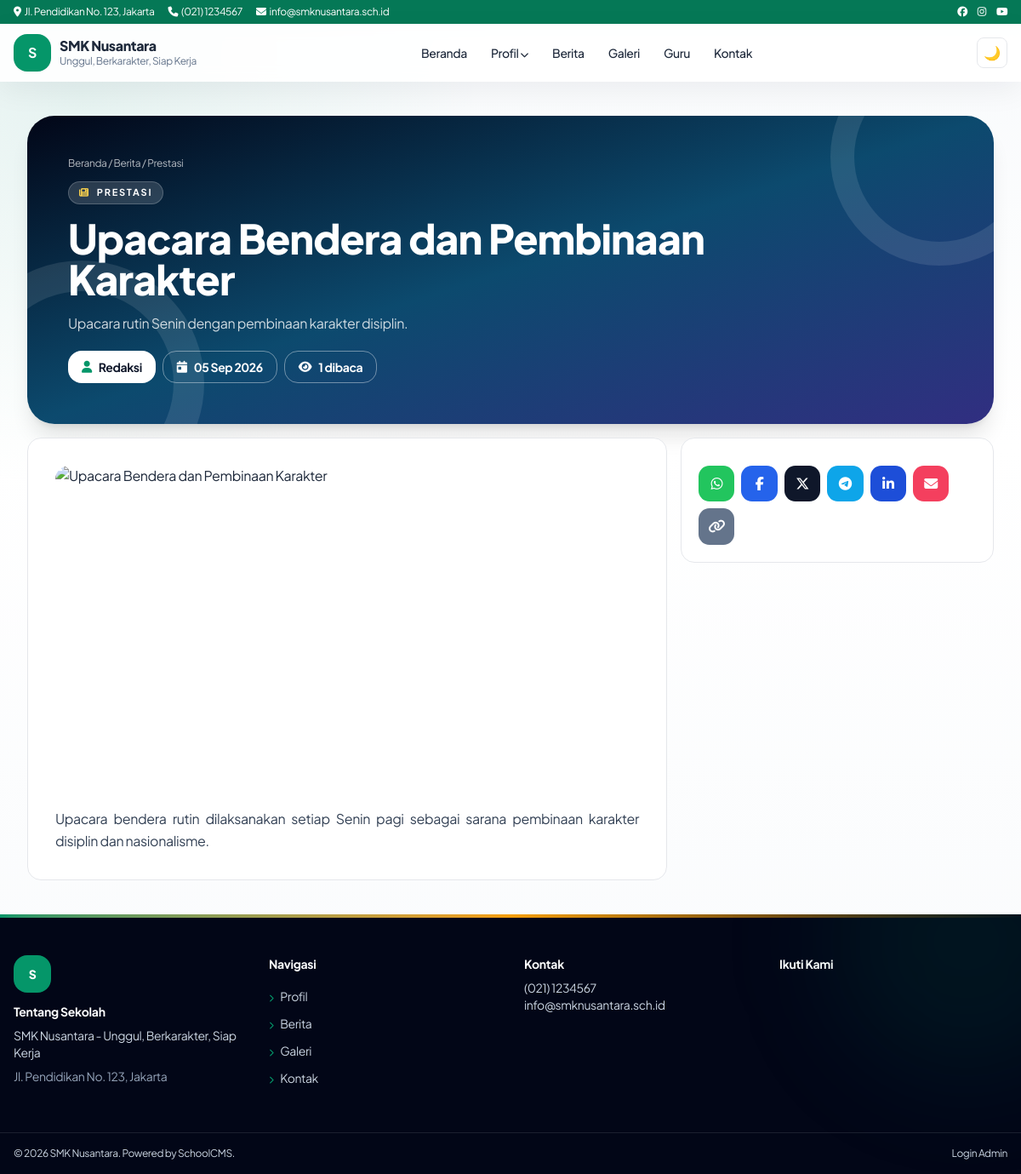
Page /berita/upacara-bendera on the committed database.
### tables this page shows
CREATE TABLE IF NOT EXISTS settings (
  id INT UNSIGNED AUTO_INCREMENT PRIMARY KEY,
  `key` VARCHAR(100) NOT NULL UNIQUE,
  `value` TEXT DEFAULT NULL,
  updated_at TIMESTAMP DEFAULT CURRENT_TIMESTAMP ON UPDATE CURRENT_TIMESTAMP
);

CREATE TABLE IF NOT EXISTS menu_items (
  id INT UNSIGNED AUTO_INCREMENT PRIMARY KEY,
  menu_id INT UNSIGNED NOT NULL,
  parent_id INT UNSIGNED DEFAULT NULL,
  label VARCHAR(150) NOT NULL,
  url VARCHAR(500) NOT NULL,
  target VARCHAR(20) DEFAULT '_self',
  sort_order INT DEFAULT 0,
  is_active TINYINT(1) DEFAULT 1,
  kind VARCHAR(20) NOT NULL DEFAULT 'link',
  mega_id INT UNSIGNED DEFAULT NULL,
  INDEX idx_menu_parent (menu_id, parent_id, sort_order),
  CONSTRAINT fk_mi_menu FOREIGN KEY (menu_id) REFERENCES menus(id) ON DELETE CASCADE,
  CONSTRAINT fk_mi_parent FOREIGN KEY (parent_id) REFERENCES menu_items(id) ON DELETE CASCADE
);

CREATE TABLE IF NOT EXISTS posts (
  id INT UNSIGNED AUTO_INCREMENT PRIMARY KEY,
  category_id INT UNSIGNED DEFAULT NULL,
  title VARCHAR(255) NOT NULL,
  slug VARCHAR(255) NOT NULL UNIQUE,
  excerpt VARCHAR(500) DEFAULT NULL,
  content MEDIUMTEXT DEFAULT NULL,
  featured_image VARCHAR(255) DEFAULT NULL,
  status ENUM('draft','published') DEFAULT 'draft',
  author_id INT UNSIGNED DEFAULT NULL,
  views INT UNSIGNED DEFAULT 0,
  published_at DATETIME DEFAULT NULL,
  created_at TIMESTAMP DEFAULT CURRENT_TIMESTAMP,
  updated_at TIMESTAMP DEFAULT CURRENT_TIMESTAMP ON UPDATE CURRENT_TIMESTAMP,
  deleted_at DATETIME DEFAULT NULL,
  INDEX idx_slug (slug),
  INDEX idx_status_date (status, published_at),
  CONSTRAINT fk_posts_cat FOREIGN KEY (category_id) REFERENCES categories(id) ON DELETE SET NULL,
  CONSTRAINT fk_posts_author FOREIGN KEY (author_id) REFERENCES users(id) ON DELETE SET NULL
);

CREATE TABLE IF NOT EXISTS categories (
  id INT UNSIGNED AUTO_INCREMENT PRIMARY KEY,
  name VARCHAR(150) NOT NULL,
  slug VARCHAR(180) NOT NULL UNIQUE,
  description VARCHAR(500) DEFAULT NULL,
  grid_style VARCHAR(30) NOT NULL DEFAULT 'cards-3',
  created_at TIMESTAMP DEFAULT CURRENT_TIMESTAMP,
  updated_at TIMESTAMP DEFAULT CURRENT_TIMESTAMP ON UPDATE CURRENT_TIMESTAMP,
  INDEX idx_slug (slug)
);

### core/Router.php (called while the page is built, shortened)
<?php
final class Router {
 public static function dispatch(): void {
  require ROOT . '/pages/router.php';
 }
}

### index.php (called while the page is built, shortened)
<?php
require __DIR__ . '/config/database.php';
Router::dispatch();

### core/Database.php (called while the page is built, shortened)
<?php
final class Database {
    private static ?PDO $pdo = null;
    public static function conn(): PDO {
        if (self::$pdo) return self::$pdo;
        $c = require dirname(__DIR__) . '/config/database.php';
        $dsn = "mysql:host={$c['host']};dbname={$c['name']};charset={$c['charset']}";
        self::$pdo = new PDO($dsn, $c['user'], $c['pass'], [
            PDO::ATTR_ERRMODE => PDO::ERRMODE_EXCEPTION,
            PDO::ATTR_DEFAULT_FETCH_MODE => PDO::FETCH_ASSOC,
            PDO::ATTR_EMULATE_PREPARES => false,
        ]);
        return self::$pdo;
    }
    public static function setting(string $key, string $def = ''): string {
        try {
            $s = self::conn()->prepare('SELECT `value` FROM settings WHERE `key`=?');
            $s->execute([$key]);
            return (string)($s->fetchColumn() ?? $def);
        } catch (Throwable) { return $def; }
    }
}

### core/Helper.php (called while the page is built, shortened)
<?php
final class Helper {
    public static function e(?string $v): string { return htmlspecialchars((string)$v, ENT_QUOTES, 'UTF-8'); }
    public static function url(string $p = ''): string { return rtrim(BASE_URL, '/') . '/' . ltrim($p, '/'); }
    public static function menuUrl(string $u): array {
        $u = trim($u);
        $low = strtolower($u);
        return [self::url(ltrim($u, '/')), '_self'];
    }
    public static function dummy(string $seed = '', int $w = 1200, int $h = 700): string {
        $pool = [
            'photo-1523050854058-8df90110c9f1',
            'photo-1509062522246-3755977927d7',
            'photo-1427504494785-3a9ca7044f45',
            'photo-1577896851231-70ef18881754',
            'photo-1580582932707-520aed937b7b',
            'photo-1524178232363-1fb2b075b655',
            'photo-1503676260728-1c00da094a0b',
            'photo-1541339907198-e08756dedf3f',
            'photo-1571260899304-425eee4c7efc',
            'photo-1594608661623-aa0bd3a69d98',
        ];
        $i = abs(crc32((string)$seed)) % count($pool);
        return 'https://images.unsplash.com/' . $pool[$i] . '?auto=format&fit=crop&w=' . $w . '&h=' . $h . '&q=70';
    }
    public static function cover(?string $file, string $seed = '', int $w = 1200, int $h = 700): string {
        $file = trim((string)$file);
        return self::dummy($seed ?: 'sekolah', $w, $h);
    }
}

### pages/news-detail.php (the view, shortened to what this page needs)
<?php
$st=$db->prepare("SELECT p.*,c.name cat,u.name author FROM posts p LEFT JOIN categories c ON c.id=p.category_id LEFT JOIN users u ON u.id=p.author_id WHERE p.slug=? AND p.status='published' LIMIT 1");
$st->execute([$slug??'']); $p=$st->fetch();
require ROOT.'/templates/frontend/header.php'; ?>
<?php $shareUrl=Helper::url('berita/'.$p['slug']);$shareText=$p['title'].' - '.Database::setting('school_name','Sekolah');$shareHeading=Database::setting('share_heading','Bagikan berita ini');$shareDescription=Database::setting('share_description','Sebarkan informasi kepada keluarga dan teman.'); ?>
<div class="w-full px-4 md:px-8 py-10">
<?php
$heroBadge='<i class="fa fa-newspaper text-amber-300"></i>'.Helper::e($p['cat']??'Berita');
$heroCrumb='<a href="'.Helper::url().'" class="hover:text-white">Beranda</a> / <a href="'.Helper::url('berita').'" class="hover:text-white">Berita</a> / '.Helper::e($p['cat']??'Berita');
require ROOT.'/templates/frontend/page-hero.php'; ?>
<div class="mt-4 grid lg:grid-cols-3 gap-4 items-start">
<article class="lg:col-span-2 bg-white dark:bg-slate-800 border dark:border-slate-700 rounded-2xl p-6 md:p-8 reveal">
<img src="<?= Helper::e(Helper::cover($p['featured_image']??'', 'berita-'.$p['slug'], 1200, 630)) ?>" alt="<?= Helper::e($p['title']) ?>" class="rounded-2xl w-full aspect-[16/9] object-cover" loading="lazy">
<div class="prose max-w-none mt-4 text-slate-700 dark:text-slate-200 text-justify leading-relaxed"><?= $p['content'] ?></div>
</article>
<aside class="grid gap-4"><div class="rounded-2xl border bg-white dark:bg-slate-800 p-5 reveal"><div class="flex flex-wrap gap-2 mt-3">
<a href="https://wa.me/?text=<?= rawurlencode($shareText.' '.$shareUrl) ?>" target="_blank" rel="noopener" class="share-btn bg-green-500" title="WhatsApp"><i class="fab fa-whatsapp"></i></a>
<a href="https://www.facebook.com/sharer/sharer.php?u=<?= rawurlencode($shareUrl) ?>" target="_blank" rel="noopener" class="share-btn bg-blue-600" title="Facebook"><i class="fab fa-facebook-f"></i></a>
<a href="https://twitter.com/intent/tweet?text=<?= rawurlencode($shareText) ?>&url=<?= rawurlencode($shareUrl) ?>" target="_blank" rel="noopener" class="share-btn bg-slate-900" title="X / Twitter"><i class="fab fa-x-twitter"></i></a>
<a href="https://t.me/share/url?url=<?= rawurlencode($shareUrl) ?>&text=<?= rawurlencode($shareText) ?>" target="_blank" rel="noopener" class="share-btn bg-sky-500" title="Telegram"><i class="fab fa-telegram-plane"></i></a>
<a href="https://www.linkedin.com/sharing/share-offsite/?url=<?= rawurlencode($shareUrl) ?>" target="_blank" rel="noopener" class="share-btn bg-blue-700" title="LinkedIn"><i class="fab fa-linkedin-in"></i></a>
<a href="mailto:?subject=<?= rawurlencode($shareText) ?>&body=<?= rawurlencode($shareUrl) ?>" class="share-btn bg-rose-500" title="Email"><i class="fa fa-envelope"></i></a>
<button type="button" class="share-btn bg-slate-500" data-copy-url="<?= Helper::e($shareUrl) ?>" title="Salin tautan"><i class="fa fa-link"></i></button>
</div></div></aside>
</div>
<?php require ROOT.'/templates/frontend/footer.php'; ?>

### templates/frontend/navbar.php (shortened to what this page needs)
<?php
$top_addr = Database::setting('address','Jl. Pendidikan No.123');
$top_phone = Database::setting('phone','(021) 1234567');
$top_email = Database::setting('email','info@sekolah.sch.id');
$school = Database::setting('school_name','SMK Nusantara');
$tagline = Database::setting('tagline','Unggul, Berkarakter');
$logo = Database::setting('logo','');
try {
$db = Database::conn();
$mm = $db->query("SELECT * FROM menus WHERE location='primary' LIMIT 1")->fetch();
$items = [];
if ($mm) {
  $st = $db->prepare("SELECT * FROM menu_items WHERE menu_id=? AND is_active=1 ORDER BY sort_order");
  $st->execute([$mm['id']]); $items = $st->fetchAll();
}
} catch (Throwable) { $items=[]; $mega=[]; }
function menuTree($items,$parent=null){ $o=[]; foreach($items as $i){ if(($i['parent_id']??null)==$parent) $o[]=$i; } return $o; }
function menuLink($u,$forceTarget=null){ [$href,$t]=Helper::menuUrl($u); $t=$forceTarget?:$t; return 'href="'.Helper::e($href).'"'.($t==='_blank'?' target="_blank" rel="noopener noreferrer"':''); }
?>
<div class="bg-emerald-700 text-white text-xs hidden md:block"><div class="max-w-7xl mx-auto px-4 py-1.5 flex justify-between">
<div class="flex gap-4"><span><i class="fa fa-location-dot mr-1"></i><?= Helper::e($top_addr) ?></span><span><i class="fa fa-phone mr-1"></i><?= Helper::e($top_phone) ?></span><span><i class="fa fa-envelope mr-1"></i><?= Helper::e($top_email) ?></span></div>
<div class="flex gap-3"><a href="#" aria-label="Facebook"><i class="fab fa-facebook"></i></a><a href="#" aria-label="Instagram"><i class="fab fa-instagram"></i></a><a href="#" aria-label="Youtube"><i class="fab fa-youtube"></i></a></div>
</div></div>
<header id="mainNav" class="sticky top-0 z-50 bg-white/90 dark:bg-slate-900/90 backdrop-blur border-b-0 transition">
<div class="max-w-7xl mx-auto px-4 py-3 flex items-center justify-between gap-3">
<a href="<?= Helper::url() ?>" class="flex items-center gap-2.5"><span class="w-11 h-11 rounded-xl bg-emerald-600 text-white grid place-items-center font-bold overflow-hidden shadow-sm"><?php if($logo): ?><img src="<?= Helper::upload($logo) ?>" alt="Logo <?= Helper::e($school) ?>" class="w-full h-full object-contain bg-white p-1"><?php else: ?><?= Helper::e(mb_substr($school,0,1)) ?><?php endif; ?></span><span><span class="block font-extrabold leading-tight"><?= Helper::e($school) ?></span><span class="block text-xs text-slate-500"><?= Helper::e($tagline) ?></span></span></a>
<nav class="hidden lg:flex items-center gap-1 text-sm font-medium" id="deskMenu">
<?php foreach(menuTree($items) as $m): $ch=menuTree($items,$m['id']); $hasMega=false;
if(!$hasMega){ foreach($mega as $g){ if(($g['label']??'')===$m['label']) $hasMega=$g; } } ?>
<?php if($hasMega): $cols=json_decode($hasMega['columns_json']??'[]',true)?:[]; ?>
<div class="relative group"><button class="px-3 py-2 rounded-lg hover:bg-emerald-50"><?= Helper::e($m['label']) ?> <i class="fa fa-chevron-down text-[10px]"></i></button>
<div class="absolute left-1/2 -translate-x-1/2 top-full pt-2 opacity-0 invisible group-hover:opacity-100 group-hover:visible transition"><div class="bg-white dark:bg-slate-800 rounded-2xl shadow-xl border p-6 grid grid-cols-3 gap-6 w-[640px] max-w-[90vw]">
<?php foreach($cols as $c): ?><div><p class="font-bold text-xs uppercase text-emerald-700 mb-2"><?= Helper::e($c['title']??'') ?></p><?php foreach($c['links']??[] as $l): ?><a href="<?= Helper::e($l['url']??'#') ?>" class="block py-1 text-slate-600 dark:text-slate-300 hover:text-emerald-600"><?= Helper::e($l['label']??'') ?></a><?php endforeach; ?></div><?php endforeach; ?>
</div></div></div>
<?php elseif($ch): ?><div class="relative group"><a <?= menuLink($m['url'],$m['target']??null) ?> class="px-3 py-2 rounded-lg hover:bg-emerald-50 inline-block"><?= Helper::e($m['label']) ?> <i class="fa fa-chevron-down text-[10px]"></i></a>
</div>
<?php else: ?><a <?= menuLink($m['url'],$m['target']??null) ?> class="px-3 py-2 rounded-lg hover:bg-emerald-50"><?= Helper::e($m['label']) ?></a><?php endif; ?><?php endforeach; ?>
</nav>
<div class="flex items-center gap-2"><button id="darkBtn" class="w-9 h-9 rounded-lg border grid place-items-center" aria-label="Tema"></button></div>
</div>
</header>

### templates/frontend/footer.php (shortened to what this page needs)
</main>
<?php $ft = Database::setting('footer_text','SMK Nusantara'); $pw = Database::setting('powered_by','Powered by SchoolCMS');
try { $fm = Database::conn()->query("SELECT * FROM menus WHERE location='footer' LIMIT 1")->fetch(); $fitems = [];
if ($fm) { $fs = Database::conn()->prepare("SELECT * FROM menu_items WHERE menu_id=? AND is_active=1 ORDER BY sort_order"); $fs->execute([$fm['id']]); $fitems = $fs->fetchAll(); } } catch (Throwable) { $fitems = []; }
if (!$fitems) $fitems = [['label'=>'Profil','url'=>'/profil'],['label'=>'Berita','url'=>'/berita'],['label'=>'Galeri','url'=>'/galeri'],['label'=>'Kontak','url'=>'/kontak']]; ?>
<footer class="relative overflow-hidden bg-slate-950 text-slate-300 mt-auto w-full">
<div class="absolute inset-x-0 top-0 h-1 bg-gradient-to-r from-emerald-600 via-amber-500 to-emerald-600"></div>
<div class="absolute -top-32 -right-24 w-80 h-80 rounded-full bg-emerald-600/10 blur-3xl pointer-events-none"></div>
<div class="max-w-7xl mx-auto px-4 py-12 grid md:grid-cols-4 gap-8 text-sm">
<div><span class="inline-flex w-11 h-11 rounded-xl bg-emerald-600 text-white items-center justify-center font-extrabold mb-3"><?= Helper::e(mb_substr(Database::setting('school_name','S'),0,1)) ?></span><h4 class="font-bold text-white mb-2">Tentang Sekolah</h4><p><?= Helper::e(Database::setting('school_name','SMK Nusantara')) ?> - <?= Helper::e(Database::setting('tagline','')) ?></p><p class="mt-2 text-slate-400"><?= Helper::e(Database::setting('address','')) ?></p></div>
<div><h4 class="font-bold text-white mb-3">Navigasi</h4><?php foreach($fitems as $fi): [$fhref,$ftgt]=Helper::menuUrl($fi['url']); ?><a href="<?= Helper::e($fhref) ?>"<?= $ftgt==='_blank'?' target="_blank" rel="noopener noreferrer"':'' ?> class="block py-1.5 hover:text-white hover:translate-x-1"><i class="fa fa-chevron-right text-[9px] text-emerald-500 mr-2"></i><?= Helper::e($fi['label']) ?></a><?php endforeach; ?></div>
<div><h4 class="font-bold text-white mb-2">Kontak</h4><p><?= Helper::e(Database::setting('phone','')) ?></p><p><?= Helper::e(Database::setting('email','')) ?></p></div>
<div><h4 class="font-bold text-white mb-3">Ikuti Kami</h4></div>
</div>
<div class="border-t border-white/10"><div class="max-w-7xl mx-auto px-4 py-4 flex flex-col md:flex-row justify-between text-xs gap-2">
<span>&copy; <?= date('Y') ?> <?= Helper::e($ft) ?>. <?= Helper::e($pw) ?>.</span>
<a href="<?= Helper::url('admin/login') ?>" target="_blank" rel="noopener noreferrer" class="hover:text-white">Login Admin</a>
</div></div>
</footer>
</body></html>

### assets/css/style.css (style rules this page uses)
:root { --font-body:"Plus Jakarta Sans",system-ui,-apple-system,"Segoe UI",sans-serif }
html,body,input,select,textarea,button { font-family:var(--font-body)!important }
h1,h2,h3,h4 { font-family:var(--font-body)!important;letter-spacing:-.02em;font-weight:800 }
.reveal { opacity:1 }
.reveal.show { animation:revealIn .7s cubic-bezier(.16,1,.3,1) both }
html,body { max-width:100%;overflow-x:clip }
body { position:relative }
main,header,footer { max-width:100% }
img,video,iframe { max-width:100%;height:auto }
.prose,.prose p,.prose li,article p,article li,.text-justify { overflow-wrap:anywhere;word-break:break-word }
main .grid>*,main .flex>* { min-width:0;max-width:100% }
main>div { max-width:100%;min-width:0 }
.reveal { min-width:0;max-width:100%;overflow-wrap:anywhere }
html { height:100% }
body.site-shell { min-height:100vh;display:flex;flex-direction:column }
body.site-shell>footer { margin-top:auto;flex-shrink:0;width:100% }

### pages/news-detail.php (style rules this page uses)
.share-btn { width:2.65rem;height:2.65rem;border-radius:.8rem;color:#fff;display:grid;place-items:center;transition:.2s }

### rows in the picture
settings: value "Jl. Pendidikan No. 123, Jakarta"
settings: value "(021) 1234567"
settings: value "info@smknusantara.sch.id"
settings: value "S", value "SMK Nusantara"
settings: value "Unggul, Berkarakter, Siap Kerja"
menu_items: label "Beranda"
menu_items: label "Profil"
menu_items: label "Berita"
menu_items: label "Galeri"
menu_items: label "Guru"
menu_items: label "Kontak"
posts: category.name "Prestasi", category.name "PRESTASI", content "Upacara bendera rutin dilaksanakan setiap Senin pagi sebagai sarana pembinaan karakter disiplin dan nasionalisme."
menu_items: label "Profil"
menu_items: label "Berita"
menu_items: label "Galeri"
menu_items: label "Kontak"
settings: value "SMK Nusantara"
settings: value "Powered by SchoolCMS"

### other values in the picture
Helper::e($heroTitle) "Upacara Bendera dan Pembinaan Karakter"
$heroDesc "Upacara rutin Senin dengan pembinaan karakter disiplin."
Helper::e($st['label']??'') "Redaksi"
Helper::e($st['label']??'') "05 Sep 2026"
Helper::e($st['label']??'') "1 dibaca"
